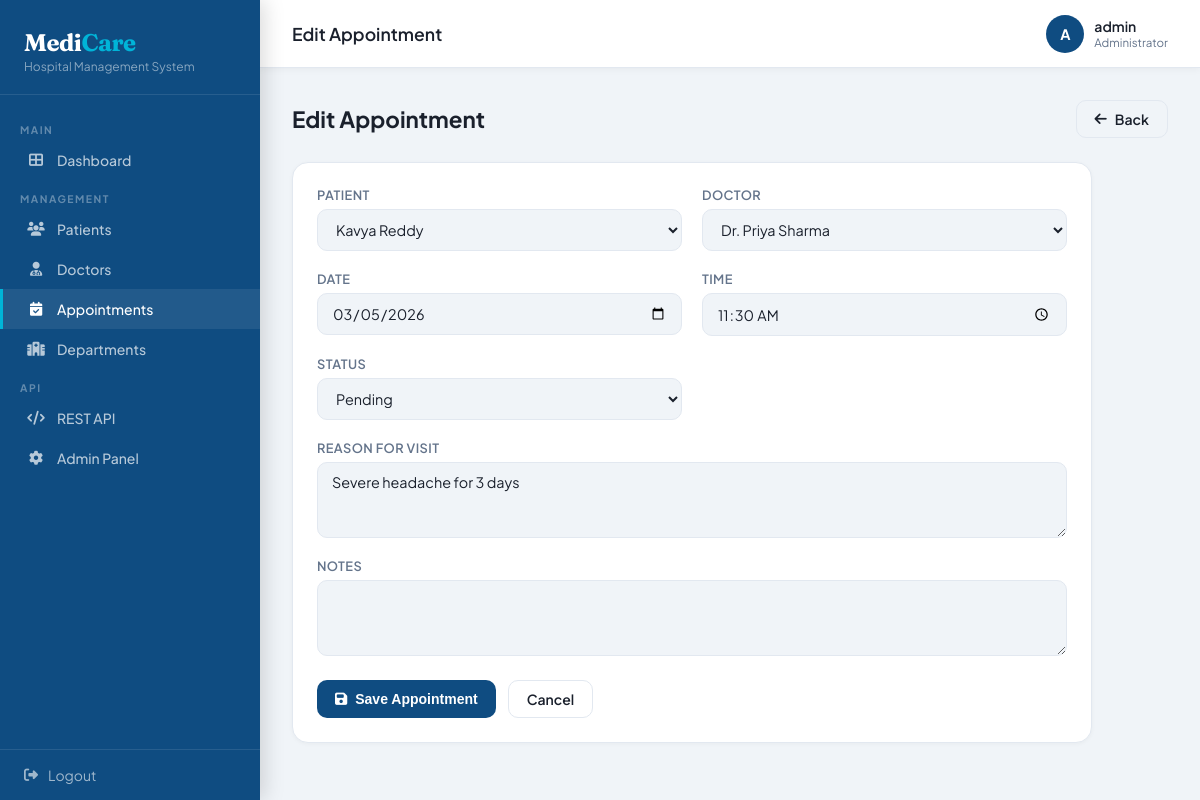
Screenshot of /appointments/2/edit/ (signed in) with the database file from the repository.
### appointments/models.py (models this page shows, shortened)
class Appointment(models.Model):
    STATUS_CHOICES = [
        ('pending',   'Pending'),
        ('confirmed', 'Confirmed'),
        ('completed', 'Completed'),
        ('cancelled', 'Cancelled'),
    ]
    patient         = models.ForeignKey(Patient, on_delete=models.CASCADE, related_name='appointments')
    doctor          = models.ForeignKey(Doctor,  on_delete=models.CASCADE, related_name='appointments')
    appointment_date = models.DateField()
    appointment_time = models.TimeField()
    status          = models.CharField(max_length=20, choices=STATUS_CHOICES, default='pending')
    reason          = models.TextField()
    notes           = models.TextField(blank=True)
    created_at      = models.DateTimeField(auto_now_add=True)
    class Meta:
        ordering = ['-appointment_date', '-appointment_time']

### appointments/views.py (the view)
# urls.py: path('<int:pk>/edit/',          views.appointment_edit,   name='appointment_edit'),
@login_required
def appointment_edit(request, pk):
    appt = get_object_or_404(Appointment, pk=pk)
    form = AppointmentForm(request.POST or None, instance=appt)
    if form.is_valid():
        form.save()
        messages.success(request, 'Appointment updated!')
        return redirect('appointment_detail', pk=pk)
    return render(request, 'appointments/form.html', {'form': form, 'title': 'Edit Appointment'})

### appointments/forms.py
class AppointmentForm(forms.ModelForm):
    class Meta:
        model = Appointment
        fields = '__all__'
        widgets = {
            'appointment_date': forms.DateInput(attrs={'type': 'date'}),
            'appointment_time': forms.TimeInput(attrs={'type': 'time'}),
            'reason': forms.Textarea(attrs={'rows': 3}),
            'notes':  forms.Textarea(attrs={'rows': 3}),
        }

### doctors/models.py (called while the page is built)
    def __str__(self):
        return f"Dr. {self.first_name} {self.last_name}"

### patients/models.py (called while the page is built)
    def __str__(self):
        return f"{self.first_name} {self.last_name}"

### appointments/templates/appointments/form.html (shortened to what this page needs)
{% extends 'core/base.html' %}
{% block page_title %}{{ title }}{% endblock %}
{% block content %}
<div class="page-header">
  <h2>{{ title }}</h2>
  <a href="{% url 'appointment_list' %}" class="btn btn-outline"><i class="fas fa-arrow-left"></i> Back</a>
</div>
<div class="card" style="max-width:800px;">
  <div class="card-body">
    <form method="POST">
      <div class="form-grid">
        <div class="form-group"><label>Patient</label>{{ form.patient }}</div>
        <div class="form-group"><label>Doctor</label>{{ form.doctor }}</div>
        <div class="form-group"><label>Date</label>{{ form.appointment_date }}</div>
        <div class="form-group"><label>Time</label>{{ form.appointment_time }}</div>
        <div class="form-group"><label>Status</label>{{ form.status }}</div>
        <div class="form-group full"><label>Reason for Visit</label>{{ form.reason }}</div>
        <div class="form-group full"><label>Notes</label>{{ form.notes }}</div>
      </div>
      <div style="display:flex;gap:12px;margin-top:24px;">
        <button type="submit" class="btn btn-primary"><i class="fas fa-save"></i> Save Appointment</button>
        <a href="{% url 'appointment_list' %}" class="btn btn-outline">Cancel</a>
      </div>
    </form>
  </div>
</div>
{% endblock %}

### core/templates/core/base.html (shortened to what this page needs)
<!DOCTYPE html>
<html lang="en">
<head>
<link href="https://cdnjs.cloudflare.com/ajax/libs/font-awesome/6.4.0/css/all.min.css" rel="stylesheet">
</head>
<body>
{% if user.is_authenticated %}
<aside class="sidebar">
  <div class="sidebar-brand">
    <h1>Medi<span>Care</span></h1>
    <p>Hospital Management System</p>
  </div>
  <nav class="sidebar-nav">
    <div class="nav-section">Main</div>
    <a href="{% url 'dashboard' %}" class="nav-item {% if request.resolver_match.url_name == 'dashboard' %}active{% endif %}">
      <i class="fas fa-th-large"></i> Dashboard
    </a>
    <div class="nav-section">Management</div>
    <a href="{% url 'patient_list' %}" class="nav-item {% if 'patient' in request.resolver_match.url_name %}active{% endif %}">
      <i class="fas fa-users"></i> Patients
    </a>
    <a href="{% url 'doctor_list' %}" class="nav-item {% if 'doctor' in request.resolver_match.url_name %}active{% endif %}">
      <i class="fas fa-user-md"></i> Doctors
    </a>
    <a href="{% url 'appointment_list' %}" class="nav-item {% if 'appointment' in request.resolver_match.url_name %}active{% endif %}">
      <i class="fas fa-calendar-check"></i> Appointments
    </a>
    <a href="{% url 'department_list' %}" class="nav-item {% if 'department' in request.resolver_match.url_name %}active{% endif %}">
      <i class="fas fa-hospital"></i> Departments
    </a>
    <div class="nav-section">API</div>
    <a href="/api/" class="nav-item" target="_blank">
      <i class="fas fa-code"></i> REST API
    </a>
    <a href="/admin/" class="nav-item" target="_blank">
      <i class="fas fa-cog"></i> Admin Panel
    </a>
  </nav>
  <div class="sidebar-footer">
    <a href="{% url 'logout' %}"><i class="fas fa-sign-out-alt"></i> Logout</a>
  </div>
</aside>
{% endif %}
<div class="main">
  {% if user.is_authenticated %}
  <header class="topbar">
    <div class="topbar-title">{% block page_title %}Dashboard{% endblock %}</div>
    <div class="topbar-right">
      <div class="topbar-user">
        <div class="avatar">{{ user.username|slice:":1"|upper }}</div>
        <div>
          <div class="user-name">{{ user.username }}</div>
          <div style="font-size:.72rem;color:var(--muted)">Administrator</div>
        </div>
      </div>
    </div>
  </header>
  {% endif %}
  <div class="content">
    {% block content %}{% endblock %}
  </div>
</div>
</body>
</html>

### core/templates/core/base.html (style rules this page uses)
:root { --primary: #0f4c81; --primary-light: #1a6bb5; --accent: #00b4d8; --accent2: #06d6a0; --danger: #ef233c; --warning: #f9c74f; --bg: #f0f4f8; --card: #ffffff; --text: #1a202c; --muted: #64748b; --border: #e2e8f0; --sidebar-w: 260px; }
* { box-sizing: border-box; margin: 0; padding: 0; }
body { font-family: 'Plus Jakarta Sans', sans-serif; background: var(--bg); color: var(--text); display: flex; min-height: 100vh; }
.sidebar { width: var(--sidebar-w); background: var(--primary); position: fixed; top: 0; left: 0; height: 100vh; display: flex; flex-direction: column; z-index: 100; box-shadow: 4px 0 20px rgba(0,0,0,.15); }
.sidebar-brand { padding: 28px 24px 20px; border-bottom: 1px solid rgba(255,255,255,.1); }
.sidebar-brand h1 { font-family: 'Fraunces', serif; color: #fff; font-size: 1.5rem; letter-spacing: -.5px; }
.sidebar-brand span { color: var(--accent); }
.sidebar-brand p { color: rgba(255,255,255,.5); font-size: .75rem; margin-top: 2px; }
.sidebar-nav { flex: 1; padding: 16px 0; overflow-y: auto; }
.nav-section { padding: 12px 20px 4px; font-size: .65rem; font-weight: 700; letter-spacing: 1.5px; color: rgba(255,255,255,.35); text-transform: uppercase; }
.nav-item { display: flex; align-items: center; gap: 12px; padding: 11px 24px; color: rgba(255,255,255,.7); text-decoration: none; font-size: .875rem; font-weight: 500; transition: all .2s; border-left: 3px solid transparent; }
.nav-item:hover, .nav-item.active { background: rgba(255,255,255,.08); color: #fff; border-left-color: var(--accent); }
.nav-item i { width: 18px; text-align: center; }
.sidebar-footer { padding: 16px 24px; border-top: 1px solid rgba(255,255,255,.1); }
.sidebar-footer a { display: flex; align-items: center; gap: 10px; color: rgba(255,255,255,.6); font-size: .875rem; text-decoration: none; }
.main { margin-left: var(--sidebar-w); flex: 1; display: flex; flex-direction: column; min-height: 100vh; }
.topbar { background: var(--card); padding: 0 32px; height: 68px; display: flex; align-items: center; justify-content: space-between; border-bottom: 1px solid var(--border); position: sticky; top: 0; z-index: 50; box-shadow: 0 1px 8px rgba(0,0,0,.05); }
.topbar-title { font-size: 1.1rem; font-weight: 600; color: var(--text); }
.topbar-right { display: flex; align-items: center; gap: 16px; }
.topbar-user { display: flex; align-items: center; gap: 10px; }
.avatar { width: 38px; height: 38px; border-radius: 50%; background: var(--primary); color: #fff; display: flex; align-items: center; justify-content: center; font-weight: 700; font-size: .9rem; }
.user-name { font-size: .875rem; font-weight: 600; }
.content { padding: 32px; flex: 1; }
.card { background: var(--card); border-radius: 16px; border: 1px solid var(--border); box-shadow: 0 1px 4px rgba(0,0,0,.04); }
.card-body { padding: 24px; }
.btn { display: inline-flex; align-items: center; gap: 8px; padding: 9px 18px; border-radius: 10px; font-size: .875rem; font-weight: 600; cursor: pointer; border: none; text-decoration: none; transition: all .2s; }
.btn-primary { background: var(--primary); color: #fff; }
.btn-outline { background: transparent; border: 1.5px solid var(--border); color: var(--text); }
.form-grid { display: grid; grid-template-columns: 1fr 1fr; gap: 20px; }
.form-group { display: flex; flex-direction: column; gap: 6px; }
.form-group.full { grid-column: 1 / -1; }
label { font-size: .8rem; font-weight: 600; color: var(--muted); text-transform: uppercase; letter-spacing: .4px; }
input, select, textarea { padding: 10px 14px; border: 1.5px solid var(--border); border-radius: 10px; font-family: inherit; font-size: .9rem; color: var(--text); background: var(--bg); transition: border .2s; }
.page-header { display: flex; align-items: center; justify-content: space-between; margin-bottom: 24px; }
.page-header h2 { font-size: 1.4rem; font-weight: 700; }

### rows the page displays
Appointment: patient "Kavya Reddy", doctor "Dr. Priya Sharma", appointment_date "03/05/2026", appointment_time "11:30:00", status "Pending", reason "Severe headache for 3 days"

### other values shown
{{ title }} "Edit Appointment"
{{ user.username|slice:":1"|upper }} "A"
{{ user.username }} "admin"
